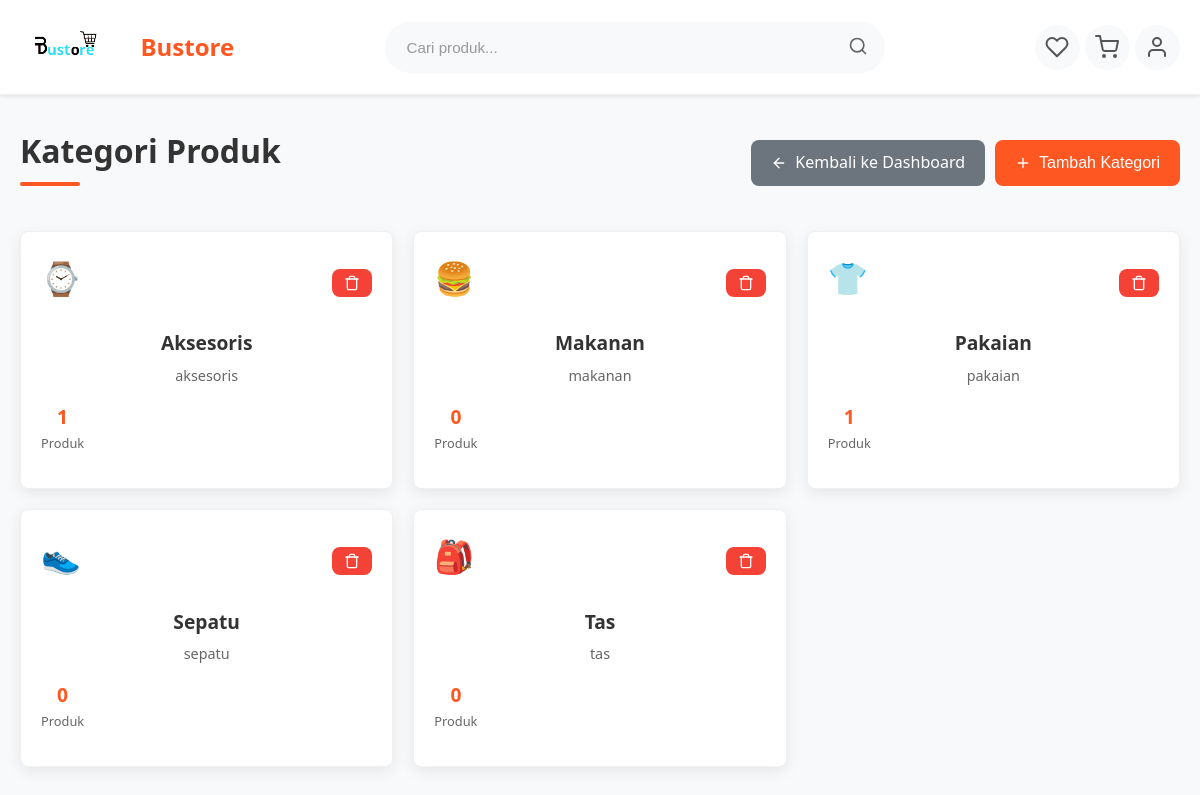
Screenshot of /admin/categories.php (signed in) with the database file from the repository.
### tables this page shows
CREATE TABLE `categories` (
  `id` int(11) NOT NULL,
  `name` varchar(100) NOT NULL,
  `slug` varchar(100) NOT NULL,
  `icon` varchar(50) DEFAULT NULL
);

### admin/categories.php (the view, shortened to what this page needs)
<?php
include '../config/database.php';
?>
<!DOCTYPE html>
<html lang="id">
<head>
    <link rel="stylesheet" href="../assets/css/style.css">
</head>
<body>
    <?php include '../partials/navbar.php'; ?>
    <div class="container">
        <div class="page-header">
            <h1 class="page-title">Kategori Produk</h1>
            <div class="page-actions">
                <a href="dashboard.php" class="btn btn-secondary">
                    <svg width="16" height="16" viewBox="0 0 24 24" fill="none" stroke="currentColor" stroke-width="2" stroke-linecap="round" stroke-linejoin="round">
                        <line x1="19" y1="12" x2="5" y2="12"></line>
                        <polyline points="12 19 5 12 12 5"></polyline>
                    </svg>
                    Kembali ke Dashboard
                </a>
                <button class="btn btn-primary" onclick="openModal()">
                    <svg width="16" height="16" viewBox="0 0 24 24" fill="none" stroke="currentColor" stroke-width="2" stroke-linecap="round" stroke-linejoin="round">
                        <line x1="12" y1="5" x2="12" y2="19"></line>
                        <line x1="5" y1="12" x2="19" y2="12"></line>
                    </svg>
                    Tambah Kategori
                </button>
            </div>
        </div>
        <div class="categories-container">
            <?php
            $categories_query = mysqli_query($conn, "SELECT * FROM categories ORDER BY name ASC");
            while ($category = mysqli_fetch_assoc($categories_query)) {
                $product_count_query = mysqli_query($conn, "SELECT COUNT(*) as count FROM products WHERE category_id = {$category['id']}");
                $product_count = mysqli_fetch_assoc($product_count_query)['count'];
            ?>
            <div class="category-card">
                <div class="category-header">
                    <div class="category-icon"><?= $category['icon'] ?></div>
                    <button class="btn btn-danger" onclick="confirmDelete(<?= $category['id'] ?>)">
                        <svg width="16" height="16" viewBox="0 0 24 24" fill="none" stroke="currentColor" stroke-width="2" stroke-linecap="round" stroke-linejoin="round">
                            <polyline points="3 6 5 6 21 6"></polyline>
                            <path d="M19 6v14a2 2 0 0 1-2 2H7a2 2 0 0 1-2-2V6m3 0V4a2 2 0 0 1 2-2h4a2 2 0 0 1 2 2v2"></path>
                        </svg>
                    </button>
                </div>
                <div class="category-name"><?= $category['name'] ?></div>
                <div class="category-slug"><?= $category['slug'] ?></div>
                <div class="category-stats">
                    <div class="stat-item">
                        <div class="stat-value"><?= $product_count ?></div>
                        <div class="stat-label">Produk</div>
                    </div>
                </div>
            </div>
            <?php } ?>
        </div>
    </div>
</body>
</html>

### assets/css/style.css (style rules this page uses)
* { margin: 0; padding: 0; box-sizing: border-box; }
body { font-family: 'Segoe UI', Tahoma, Geneva, Verdana, sans-serif; background-color: #f8f9fa; color: #212121; line-height: 1.6; }
.container { max-width: 1200px; margin: 0 auto; padding: 0 20px; }
h1, h2, h3, h4 { margin-bottom: 15px; font-weight: 600; }
.btn { display: inline-block; padding: 12px 24px; border-radius: 6px; text-decoration: none; font-weight: 600; cursor: pointer; transition: all 0.3s ease; border: none; font-size: 1rem; text-align: center; }
.btn-primary { background-color: #007bff; color: #fff; border: 1px solid #007bff; }
.btn-secondary { background-color: #6c757d; color: #fff; border: 1px solid #6c757d; }
.category-card { background: white; padding: 20px; border-radius: 8px; text-align: center; text-decoration: none; color: #212121; box-shadow: 0 2px 5px rgba(0,0,0,0.05); transition: transform 0.3s ease, box-shadow 0.3s ease; }
.category-icon { font-size: 2rem; margin-bottom: 10px; }

### admin/categories.php (style rules this page uses)
.container { max-width: 1200px; margin: 30px auto; padding: 0 20px; }
.page-header { display: flex; justify-content: space-between; align-items: center; margin-bottom: 30px; flex-wrap: wrap; gap: 15px; }
.page-title { font-size: 2rem; color: #333; position: relative; padding-bottom: 10px; }
.page-title::after { content: ''; position: absolute; bottom: 0; left: 0; width: 60px; height: 4px; background: #ff5722; border-radius: 2px; }
.page-actions { display: flex; gap: 10px; }
.btn { padding: 10px 20px; border-radius: 8px; text-decoration: none; font-weight: 500; display: inline-flex; align-items: center; gap: 8px; transition: all 0.2s; border: none; cursor: pointer; }
.btn-primary { background: #ff5722; color: white; }
.btn-danger { background: #f44336; color: white; padding: 6px 12px; font-size: 0.8rem; }
.categories-container { display: grid; grid-template-columns: repeat(auto-fill, minmax(300px, 1fr)); gap: 20px; margin-bottom: 30px; }
.category-card { background: white; border-radius: 8px; padding: 20px; box-shadow: 0 4px 15px rgba(0,0,0,0.08); transition: all 0.3s ease; border: 1px solid #f0f0f0; }
.category-header { display: flex; justify-content: space-between; align-items: center; margin-bottom: 15px; }
.category-icon { font-size: 2rem; margin-bottom: 10px; }
.category-name { font-size: 1.2rem; font-weight: 600; color: #333; margin-bottom: 5px; }
.category-slug { font-size: 0.9rem; color: #666; margin-bottom: 15px; }
.category-stats { display: flex; justify-content: space-between; margin-bottom: 15px; }
.stat-item { text-align: center; }
.stat-value { font-size: 1.2rem; font-weight: 600; color: #ff5722; }
.stat-label { font-size: 0.8rem; color: #666; }

### rows the page displays
categories: icon "⌚", name "Aksesoris", slug "aksesoris", product_count "1"
categories: icon "🍔", name "Makanan", slug "makanan", product_count "0"
categories: icon "👕", name "Pakaian", slug "pakaian", product_count "1"
categories: icon "👟", name "Sepatu", slug "sepatu", product_count "0"
categories: icon "🎒", name "Tas", slug "tas", product_count "0"
